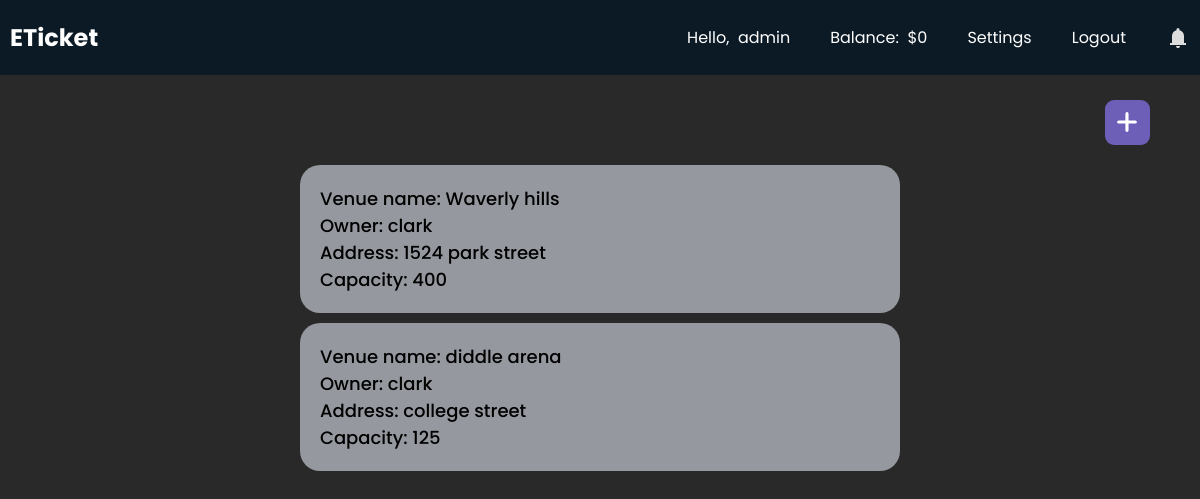
Page /eticket/venue/ (signed in) on the committed database.
### eticket/models.py (models this page shows)
class Venue(models.Model):
    id = models.UUIDField(primary_key=True, default=uuid.uuid4, editable=False)
    owner = models.ForeignKey(User, on_delete=models.CASCADE, null=True)
    name = models.CharField(max_length=100)
    location = models.CharField(max_length=100)
    capacity = models.PositiveIntegerField(default=0)

### eticket/views.py (the view, shortened to what this page needs)
# urls.py: path("venue/", views.venue, name="venue"),
@login_required
def venue(request):
    venues = Venue.objects.all()
    context = {'venues':venues}
    return render(request, "eticket/venue.html", context)

### eticket/templates/eticket/venue.html (shortened to what this page needs)
{% extends 'eticket/base.html' %}
{% load static %}
{% block extra_css %}
    <link rel="stylesheet" href="{% static 'css/venue.css' %}">
{% endblock %}
{% block content %}
<div id="addbtn"><svg xmlns="http://www.w3.org/2000/svg" width="12" height="12" viewBox="0 0 12 12"><path fill="white" d="M6.5 1.75a.75.75 0 0 0-1.5 0V5H1.75a.75.75 0 0 0 0 1.5H5v3.25a.75.75 0 0 0 1.5 0V6.5h3.25a.75.75 0 0 0 0-1.5H6.5V1.75Z"/></svg></div>
<div class="venue-wrapper" id="venue-wrapper">
    {% for venue in venues %}
        <div class="venue">
            <span>Venue name: {{venue.name}}</span>
            <span>Owner: {{venue.owner}}</span>
            <span>Address: {{venue.location}}</span>
            <span>Capacity: {{venue.capacity}}</span>
        </div>
    {% endfor %}
</div>
{% endblock %}

### eticket/templates/eticket/base.html (shortened to what this page needs)
<!DOCTYPE html>
<html lang="en">
    <head>
        {% load static %}
        <link rel="stylesheet" href="{% static 'css/base.css' %}">
        <link rel="stylesheet" href="https://cdnjs.cloudflare.com/ajax/libs/font-awesome/6.3.0/css/all.min.css">
        {% block extra_css %}
        {% endblock %}
    </head>
    <body>
        <header>
            <nav class="navbar">
                <h2 class="logo"><a href="{% url 'eticket:home' %}">ETicket</a></h2>
                <ul class="all-links">
                    <li id="username"><span>Hello,  {{request.user}}</span></li>
                    <li><span id="balance">Balance:  $0</span></li>
                    <li><a href="">Settings</a></li>
                    <li><a href="{% url 'users:logoutPage' %}">Logout</a></li>
                    <li id="bell-icon">
                        <svg xmlns="http://www.w3.org/2000/svg" width="24" height="24" viewBox="0 0 24 24"><path fill="currentColor" d="M4 19v-2h2v-7q0-2.075 1.25-3.688T10.5 4.2v-.7q0-.625.438-1.063T12 2q.625 0 1.063.438T13.5 3.5v.7q2 .5 3.25 2.113T18 10v7h2v2H4Zm8 3q-.825 0-1.413-.588T10 20h4q0 .825-.588 1.413T12 22Z"/></svg>
                    </li>
                </ul>
            </nav>
        </header>
        <div id="contentwrapper">
            <div id="content">
                {% block content %}
                {% endblock %}
            </div>
        </div>
    </body>
</html>

### eticket/static/css/base.css (style rules this page uses)
* { margin: 0; padding: 0; box-sizing: border-box; font-family: "Poppins", sans-serif; }
html { scroll-behavior: smooth; }
body { background: #292929; }
header { position: fixed; top: 0; left: 0; z-index: 5; width: 100%; display: flex; justify-content: center; background: #0C1A25; }
#contentwrapper { height: 100vh; padding-top: 75px; }
#content { height: calc(100%); display: flex; flex-direction: column; align-items: center; }
.navbar { display: flex; padding: 0 10px; max-width: 1200px; width: 100%; align-items: center; justify-content: space-between; }
.navbar .all-links { display: flex; align-items: center; }
.navbar .all-links li { position: relative; list-style: none; }
.navbar .logo a { display: flex; align-items: center; margin-left: 0; }
#bell-icon { display: flex; align-items: center; justify-content: center; }
header a, header span, header svg, header form { margin-left: 40px; text-decoration: none; color: #fff; height: 100%; padding: 20px 0; display: inline-block; }
#username, #balance { white-space: pre; }
header a:hover, footer a:hover, header svg { color: #ddd; }

### eticket/static/css/venue.css (style rules this page uses)
#content { display: flex; align-items: center; width: 100%; }
.venue-wrapper { display: flex; flex-direction: column; flex: 1; overflow: auto; width: 50%; margin-top: 80px; }
.venue { display: flex; flex-direction: column; width: 100%; padding: 20px; font-weight: 500; font-size: 18px; background-color: #95989e; border-radius: 20px; margin-top: 10px; }
#addbtn { position: fixed; top: 100px; right: 50px; background: #6D5FB7; padding: 10px; border-radius: 20%; display: flex; justify-content: center; align-items: center; cursor: pointer; }
#addbtn svg { height: 25px; width: 25px; }

### rows in the picture
Venue: name "Waverly hills", owner "clark", location "1524 park street", capacity "400"
Venue: name "diddle arena", owner "clark", location "college street", capacity "125"

### other values in the picture
{{ request.user }} "admin"
